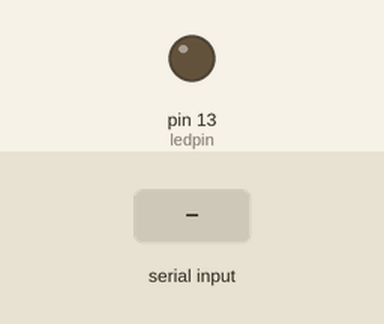
Recording of a sketch running on a simulated Arduino Uno, built with avr-gcc and run on an emulated ATmega328P. Shown: output pins drawn as LEDs (lit = HIGH). Inputs (shaded band) come from the test bench. What the sketch prints to the serial monitor is not drawn.

Above: at 1.2 s.
1.3 s: "H" received over Serial
At 1.6 s:
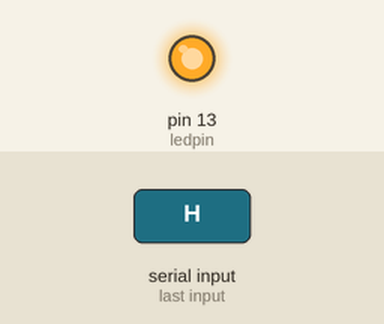
2.8 s: "L" received over Serial
At 3.9 s:
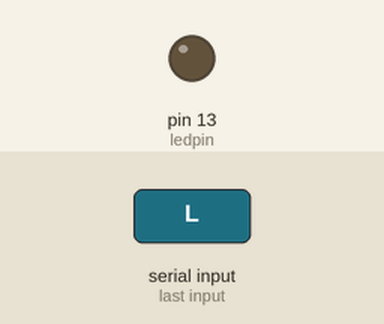
Timing chart, 0 to 5.8 s (numbered marks = the images above; inputs shaded):
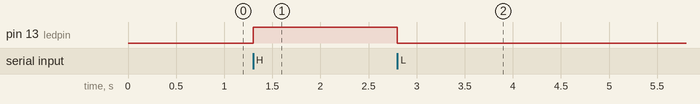

Measured:
- after the input at 1.3 s, pin 13 (ledpin): LOW → HIGH at once
- after the input at 2.8 s, pin 13 (ledpin): HIGH → LOW at once

The sketch:

sketch_jan24.ino
```cpp
#include <SoftwareSerial.h>

SoftwareSerial mySerial(19, 18); // RX, TX

char val;
int ledpin = 13;

void setup() {
  pinMode(ledpin, OUTPUT);
  Serial.begin(9600);
}

void loop() {
  if( Serial.available() )
  {
    val = Serial.read();
  }
  if( val == 'H' ){
    digitalWrite(ledpin, HIGH);
  } else if ( val == 'L' ){
    digitalWrite(ledpin, LOW);
  } else {
    Serial.print("~");
  }
}
```
